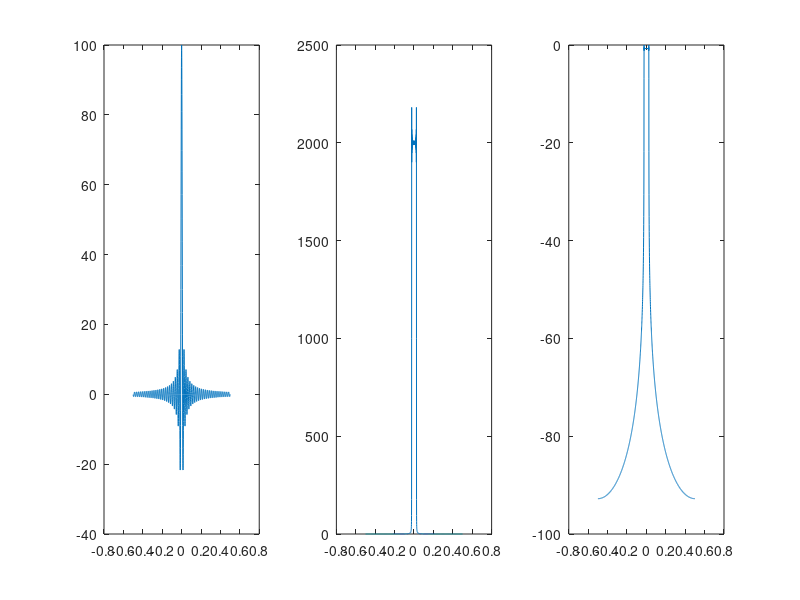
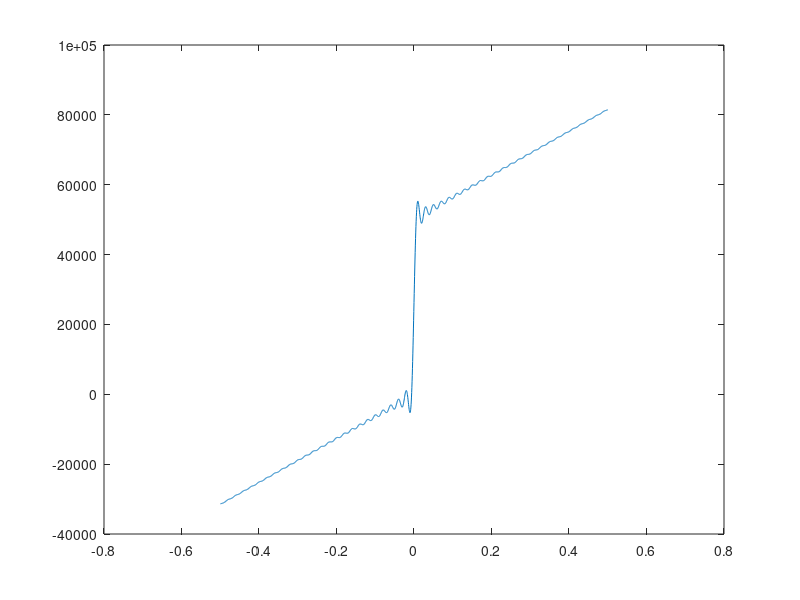
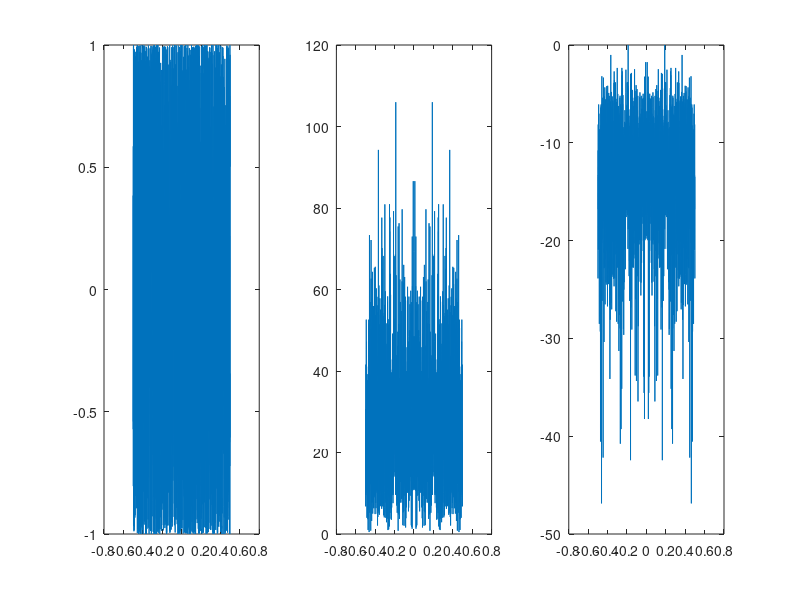

MATLAB code for these plots, in order:
%% Part 1
clear;
T=0.001;
t=-999:1000;
ts=0.0005.*t;

mt=(1/(10.*T)).*sinc(ts/(10.*T));

figure;
subplot(131);
plot(ts,mt);
n=length(t);
y=fftshift(fft(mt,n));
subplot(132);
plot(ts,(abs(y)));
subplot(133);
plot(ts,20.*log10(abs(y)/max(abs(y))));

%% Part 2
kf1=0.25;
kf2=4;
fc=10/T;
mt_int = kf2*2*pi*cumsum(mt);
fm = cos(2*fc*pi*ts + mt_int); 

figure;
plot(ts,2*fc*pi*ts + mt_int);

figure;
subplot(131);
plot(ts,fm);

fm_fs=fftshift(fft(fm,n));

subplot(132);
plot(ts,(abs(fm_fs)));
subplot(133);
plot(ts,20.*log10(abs(fm_fs)/max(abs(fm_fs))));

%% Part 3

